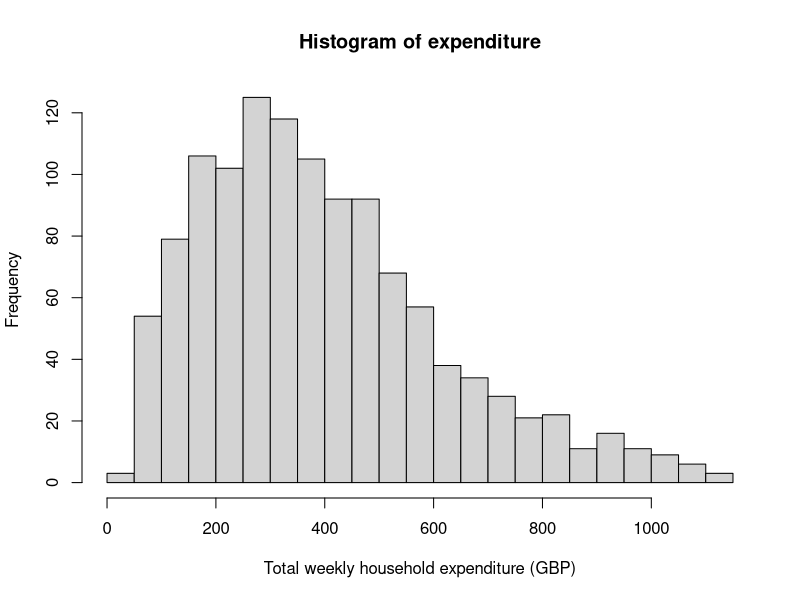
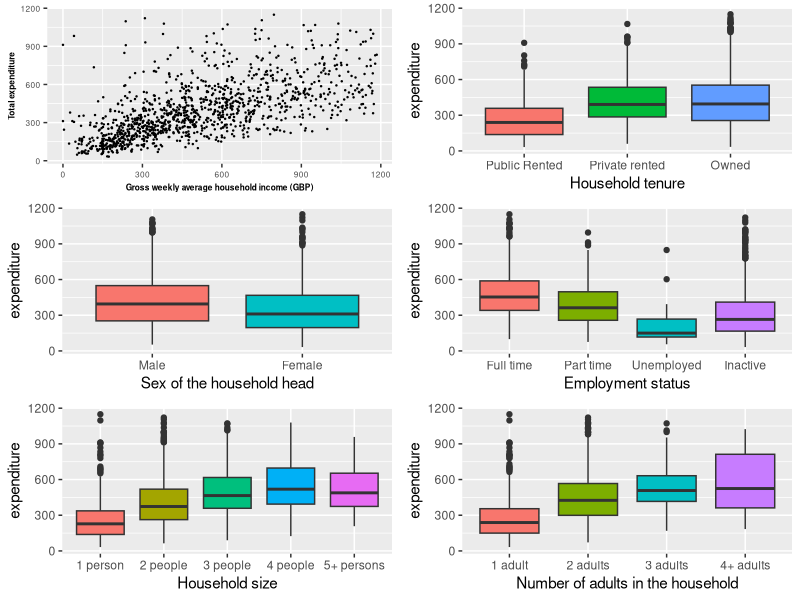
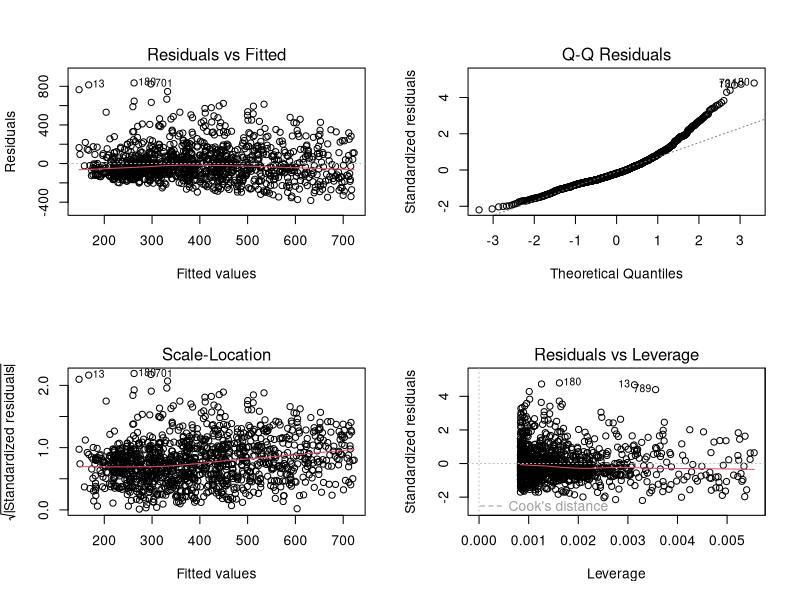
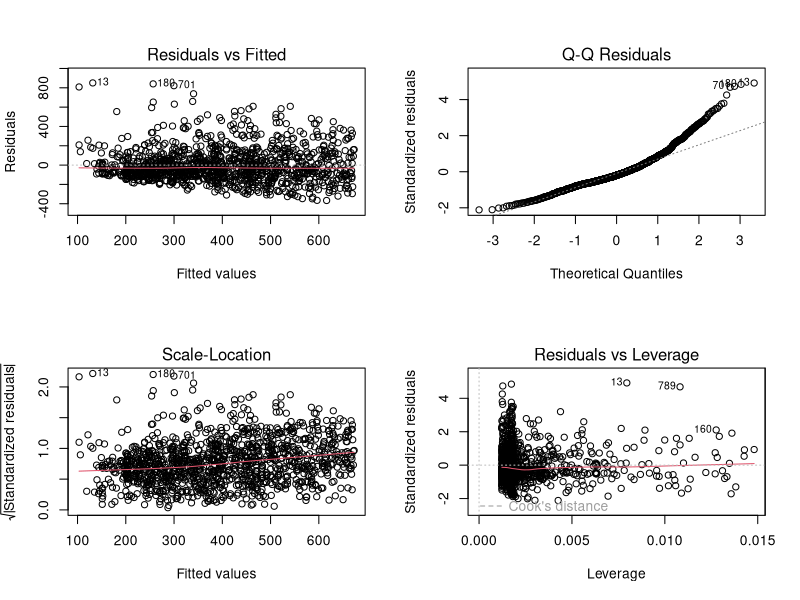
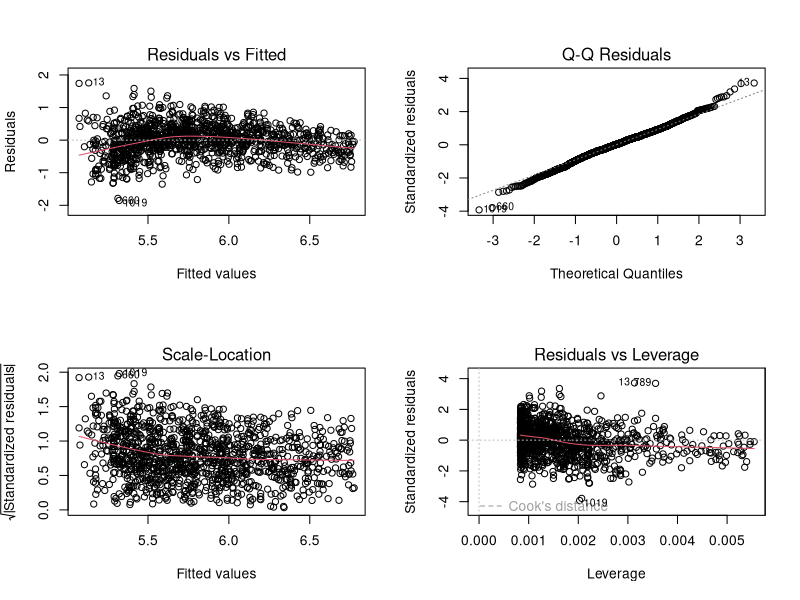
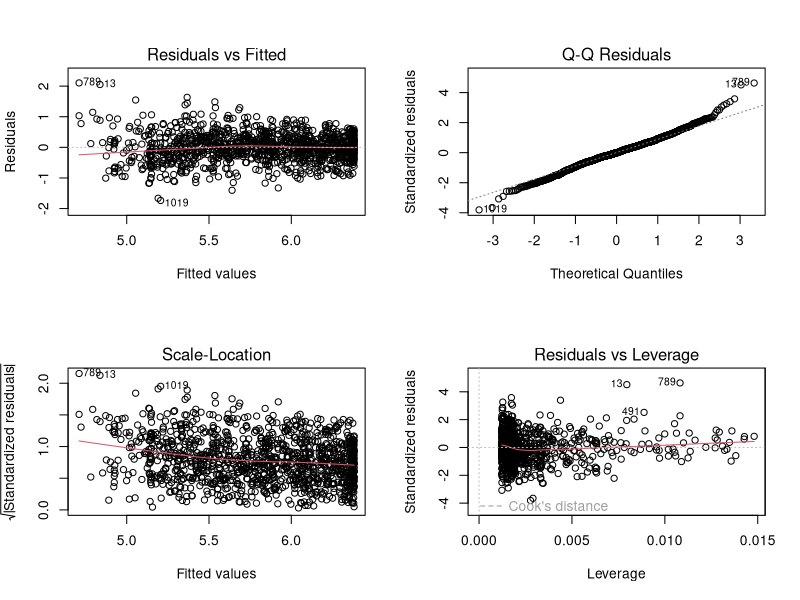
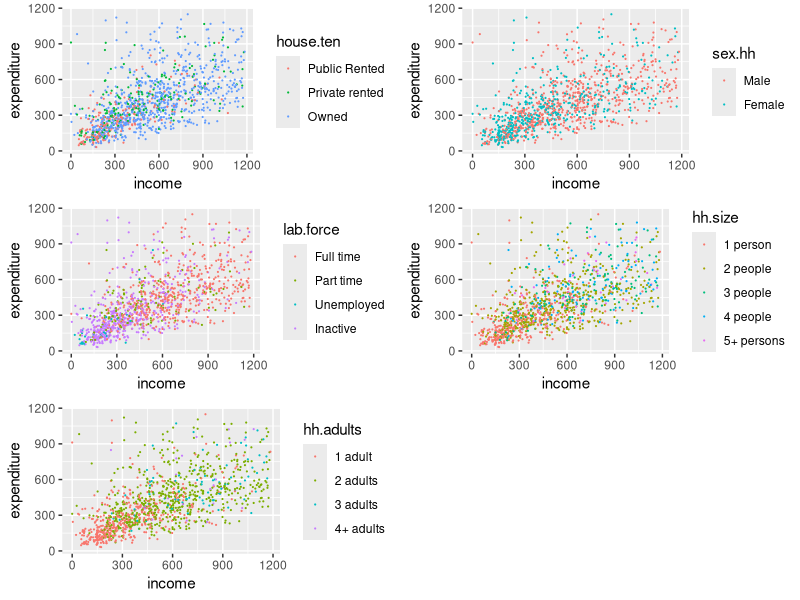
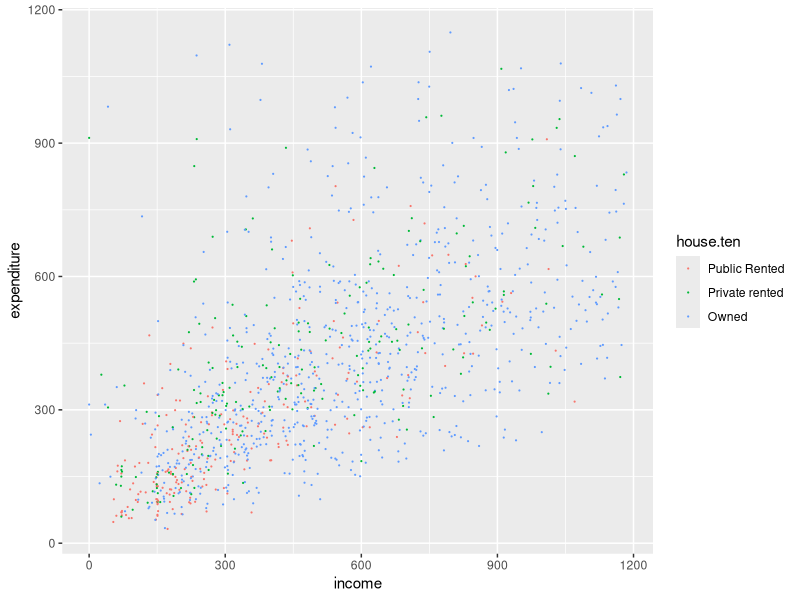

Reproduce these figures in R, in order.
## ---- chunk 1
#Initial environment setup
setwd("~/Desktop/GLM/Coursework/GLM-CW")
expend.df <- read.table("expenditure.txt")
library(tidyverse)
library(kableExtra)
library(gridExtra)
library(broom)
library(MASS)
## ---- chunk 2
#Data cleaning

#coding variables as factors
expend.df$house.ten <- factor(expend.df$house.ten,levels=c(1:3),labels=c("Public Rented","Private rented","Owned"))
expend.df$sex.hh <- factor(expend.df$sex.hh,levels=c(1,2),labels=c("Male","Female"))
expend.df$lab.force <- factor(expend.df$lab.force,levels=c(1:4),labels=c("Full time", "Part time","Unemployed","Inactive"))
expend.df$hh.size <- factor(expend.df$hh.size,levels=c(1:5),labels = c("1 person","2 people","3 people","4 people","5+ persons"))
expend.df$hh.adults <- factor(expend.df$hh.adults,levels = c(1:4), labels = c("1 adult","2 adults","3 adults","4+ adults"))

## ---- chunk 3
#Histogram to examine the expenditure
hist(expend.df$expenditure,breaks = 20,
     xlab = "Total weekly household expenditure (GBP)",
     main = "Histogram of expenditure")

#Creating the 
#scatter plot to look at relationship between income and expenditure
p1<-ggplot(data=expend.df,aes(x=income,y=expenditure))+
  geom_point(size=0.2)+
  xlab("Gross weekly average household income (GBP)")+
  ylab("Total expenditure")+
  theme(axis.text=element_text(size=6),
        axis.title=element_text(size=6,face="bold"))

#boxplots
p2<-ggplot(data=expend.df,aes(y=expenditure,x=house.ten,fill=house.ten))+
  geom_boxplot()+
  xlab("Household tenure")+
  guides(fill=F)

#scale_fill_discrete(name="Household\ntenure")

p3<-ggplot(data=expend.df,aes(y=expenditure,x=sex.hh,fill=sex.hh))+
  geom_boxplot()+
  xlab("Sex of the household head")+
  guides(fill=F)
  
p4<-ggplot(data=expend.df,aes(y=expenditure,x=lab.force,fill=lab.force))+
  geom_boxplot()+
  xlab("Employment status")+
  guides(fill=F)

p5<-ggplot(data=expend.df,aes(y=expenditure,x=hh.size,fill=hh.size))+
  geom_boxplot()+
  xlab("Household size")+
  guides(fill=F)

p6<-ggplot(data=expend.df,aes(y=expenditure,x=hh.adults,fill=hh.adults))+
  geom_boxplot()+
  xlab("Number of adults in the household")+
  guides(fill=F)

grid.arrange(p1,p2,p3,p4,p5,p6,ncol=2,nrow=3)
## ---- chunk 4
#Question 2
lm.income<-lm(expenditure~income,data = expend.df)
#summary(lm.income)
as.data.frame(tidy(lm.income)[,1:3])%>%
  kable(escape = F)%>%
  kable_styling(font_size = 15)
par(mfrow=c(2,2))
plot(lm.income)
## ---- chunk 5
#Question 3
lm.income.sqd <- lm(expenditure~income+I(income^2),data = expend.df)
tidy(lm.income.sqd)[,1:3]%>%
  kable(escape = F)%>%
  kable_styling(font_size = 15)
par(mfrow=c(2,2))
plot(lm.income.sqd)

# lm.log.income.sqd <- lm(log(expenditure)~income+I(income^2),data = expend.df)
# summary(lm.log.income.sqd)
# plot(lm.log.income.sqd)
# 
# gamma.income.sqd <-glm(expenditure~income+I(income^2),data=expend.df,family="Gamma")
# summary(gamma.income.sqd)
# plot(gamma.income.sqd)
## ---- chunk 6
#Question 4
lm.log.income<-lm(log(expenditure)~income,data = expend.df)
tidy(lm.log.income)[,1:3]%>%
  kable(escape = F)%>%
  kable_styling(font_size = 15)
par(mfrow=c(2,2))
plot(lm.log.income)
# #QQ plot much better but not sure about the residual vs fitted if the variance decreases as fitted value increases
## ---- chunk 7
lm.log.income.sqd <- lm(log(expenditure)~income+I(income^2),data = expend.df)
tidy(lm.log.income.sqd)[,1:3]%>%
  kable(escape = F)%>%
  kable_styling(font_size = 15)
par(mfrow=c(2,2))
plot(lm.log.income.sqd)
## ---- chunk 8
#Comparing AIC
AIC(lm.income)
AIC(lm.income.sqd)
AIC(lm.log.income)
AIC(lm.log.income.sqd)
#Comparing R squared
glance(lm.income)$r.squared
glance(lm.income.sqd)$r.squared
glance(lm.log.income)$r.squared
glance(lm.log.income.sqd)$r.squared
#Comparing adjusted R squared
glance(lm.income)$adj.r.squared
glance(lm.income.sqd)$adj.r.squared
glance(lm.log.income)$adj.r.squared
glance(lm.log.income.sqd)$adj.r.squared
## ---- chunk 9
tidy(lm.log.income.sqd)

mean(expend.df$income)
## ---- chunk 10
#interaction between sex and income
interaction.continous <-function(var){
  ggplot(data=expend.df,aes(x=income,y=expenditure,colour=.data[[var]]))+
    geom_point(size=0.1)
}


int1<-interaction.continous("house.ten")
int2<-interaction.continous("sex.hh")
int3<-interaction.continous("lab.force")
int4<-interaction.continous("hh.size")
int5<-interaction.continous("hh.adults")

grid.arrange(int1,int2,int3,int4,int5,ncol=2,nrow=3)
int1
int2
int3
int4
int5
## ---- chunk 11
lm.log.full<-lm(log(expenditure)~income+I(income^2)+income*sex.hh+income*hh.adults+income*house.ten+lab.force*income+hh.size*income,data=expend.df)
step.method<- step(lm.log.full,trace=F)
tidy(step.method)
AIC(step.method)
glance(step.method)$adj.r.squared

#got rid of 2 interactions: income:sex and income:hhsize
AIC(lm.log.income.sqd)
AIC(step.method)
glance(lm.log.income.sqd)$adj.r.squared
glance(step.method)$adj.r.squared

summary(step.method)

anova(step.method)
## ---- chunk 12
plot(step.method)
## ---- chunk 13
lm.log.full.no.int<-lm(log(expenditure)~income+I(income^2)+sex.hh+hh.adults+house.ten+lab.force+hh.size,data=expend.df)
summary(lm.log.full.no.int)
step.method<- step(lm.log.full.no.int,trace=F)

plot(lm.log.full.no.int)
## ---- chunk 14
#adding these into the model 1 by 1
new.lm.add.sex<-update(lm.log.full.no.int, .~.+income*sex.hh)
anova(lm.log.full.no.int,new.lm.add.sex)
summary(new.lm.add.sex)

AIC(lm.log.full.no.int)
AIC(new.lm.add.sex)

glance(lm.log.full.no.int)$adj.r.squared
glance(new.lm.add.sex)$adj.r.squared
#Not really much difference and note that interaction is not significant

new.lm.add.adults<-update(lm.log.full.no.int, .~.+income*hh.adults)
anova(lm.log.full.no.int,new.lm.add.adults)
summary(new.lm.add.adults)

AIC(lm.log.full.no.int)
AIC(new.lm.add.adults)

glance(lm.log.full.no.int)$adj.r.squared
glance(new.lm.add.adults)$adj.r.squared


new.lm.add.ten<-update(lm.log.full.no.int, .~.+income*house.ten)
anova(lm.log.full.no.int,new.lm.add.ten)
summary(new.lm.add.ten)

AIC(lm.log.full.no.int)
AIC(new.lm.add.ten)

glance(lm.log.full.no.int)$adj.r.squared
glance(new.lm.add.ten)$adj.r.squared


AIC(lm.log.full)
AIC(lm.log.full.no.int)
glance(lm.log.full.no.int)$adj.r.squared
glance(lm.log.full)$adj.r.squared
## ---- chunk 15
# Attempting Box-Cox transformation to check whether distribution is better
estim_BoxCox <- boxcox(expenditure ~ income+sex.hh+hh.adults+house.ten+lab.force+hh.size+income:hh.adults+income:house.ten+income:lab.force,data =expend.df)
# Find optimal lambda
lambda <- estim_BoxCox$x[ which.max( estim_BoxCox$y ) ]
